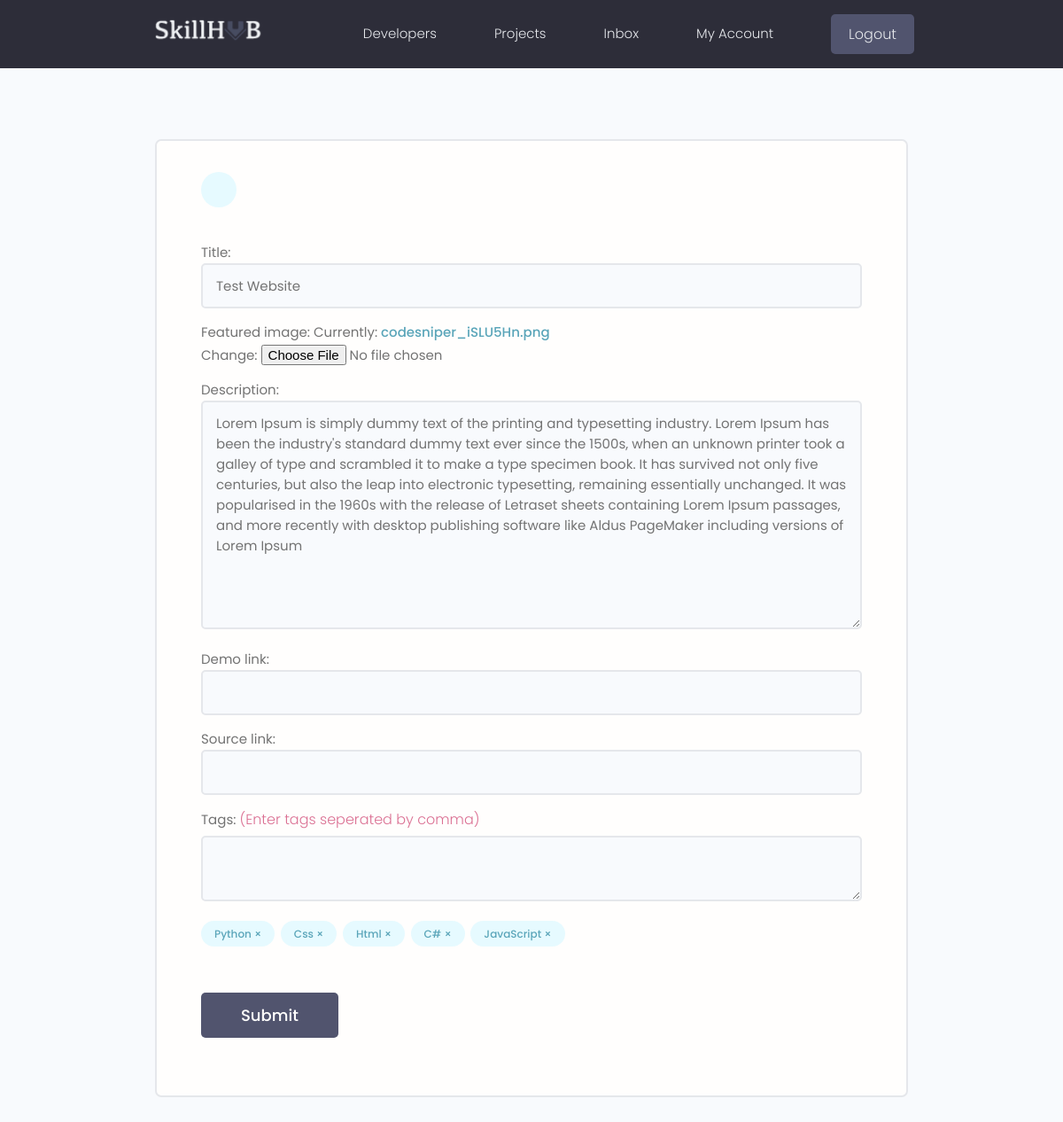
Screenshot of /projects/update-project/c0749a24-d0a7-4010-a4d8-ca9d80fa0cfc/ (signed in) with the database file from the repository.
### projects/models.py (models this page shows, shortened)
class Project(models.Model):
    owner=models.ForeignKey(Profile,blank=True,null=True,on_delete=models.CASCADE)
    title=models.CharField(max_length=200)
    description=models.TextField(null=True,blank=True)
    featured_image=models.ImageField(null=False,blank=False,default='default.jpg')
    tags=models.ManyToManyField('Tag',blank=True)
    demo_link=models.CharField(max_length=2000,null=True,blank=True)
    source_link=models.CharField(max_length=2000,null=True,blank=True)
    vote_total=models.IntegerField(default=0,blank=True,null=True)
    vote_ratio=models.IntegerField(default=0,blank=True,null=True)
    created=models.DateTimeField(auto_now_add=True)
    id=models.UUIDField(default=uuid.uuid4,unique=True,primary_key=True,editable=False)
    class Meta:
        ordering=['-vote_ratio','-vote_total','-created']

class Tag(models.Model):
    name=models.CharField(max_length=100)
    created=models.DateTimeField(auto_now_add=True)
    id=models.UUIDField(default=uuid.uuid4,unique=True,primary_key=True,editable=False)

### projects/views.py (the view, shortened to what this page needs)
# urls.py: path('update-project/<str:pk>/',views.update_project,name='update-project'),
@login_required(login_url='login')
def update_project(request,pk):
    profile=request.user.profile
    project=profile.project_set.get(id=pk)
    form=ProjectFrom(instance=project)
    context={'form':form,'project':project}
    return render(request,'projects/form_template.html',context)

### projects/forms.py
class ProjectFrom(ModelForm):
    class Meta:
        model=Project
        fields=['title','featured_image','description','demo_link','source_link',]
        widgets={
            'tags':forms.CheckboxSelectMultiple()
            }
    def __init__(self,*args,**kwargs):
        super(ProjectFrom,self).__init__(*args,**kwargs)
        self.fields['title'].widget.attrs.update({'class':'input input--text'})
        self.fields['featured_image'].widget.attrs.update({'class':'input'})
        self.fields['description'].widget.attrs.update({'class':'input input--text'})
        self.fields['demo_link'].widget.attrs.update({'class':'input input--text'})
        self.fields['source_link'].widget.attrs.update({'class':'input input--text'})

### projects/templates/projects/form_template.html (shortened to what this page needs)
{% extends 'main.html' %}
{% block content %}
    <main class="formPage my-xl">
        <div class="content-box">
            <div class="formWrapper">
                <a class="backButton" href="{% url 'my-account' %}"></a>
                <br>
                <form class="form" method="POST" action="" enctype="multipart/form-data">
                    {% for field in form %}
                    <div class="form__field">
                        {{field.label}}:
                        {{field}}
                    </div>
                    {% endfor %}
                    <div class="form__field">
                        <label>Tags: <span style="color: palevioletred;">(Enter tags seperated by comma)</span></label>
                        <textarea class="input" name="newtags" ></textarea>
                    </div>
                    <div class="form__field">
                        {% for tag in project.tags.all %}
                        <div class="project-tag tag tag--pill tag--main" data-tag="{{tag.id}}" data-project="{{project.id}}">{{tag.name}} &#215</div>
                        {% endfor %}
                    </div>
                    <input class="btn btn--sub btn--lg  my-md" type="submit" value="Submit" />
                </form>
            </div>
        </div>
    </main>
{% endblock %}

### static/styles/app.css (style rules this page uses)
:root { --color-sub: #2d2d39; }
.btn--sub { background-color: var(--color-sub-light); }
.content-box { width: 95%; max-width: 85rem; margin: 0 auto; }
.backButton { background: var(--color-main-light); color: var(--color-main); width: 4rem; height: 4rem; display: flex; align-items: center; justify-content: center; border-radius: 50%; }
.formPage .formWrapper { list-style: none; background: var(--color-white); padding: 3.5rem 5rem; border: 2px solid var(--color-light); border-radius: 0.7rem; }

### static/uikit/styles/modules/_variables.css (style rules this page uses)
:root { --color-main: #5aa5b9; --color-main-light: #e6faff; --color-sub: #3f4156; --color-sub-light: #51546e; --color-sub-lighter: #ededfd; --color-text: #737373; --color-gray: #8b8b8b; --color-light: #e5e7eb; --color-light-gray: #767676; --color-bg: #f8fafd; --color-white: #fffefd; --color-white-light: #f3f3f3; --color-success: #359e64; --color-success-bg: #def8e8; --color-error: #fc4b0b; --color-error-bg: #fff2ee; --font-base: 'Poppins', arial, helvetica, 'Segoe UI', roboto, ubuntu, sans-serif; --font-monospace: 'Fira Code', 'Courier New', courier, monospace; --font-regular: 300; --font-medium: 500; --font-bold: 700; --generic-shadow: 1px 1px 5px #00000010; --generic-transition: all 0.3s ease-in-out; }

### static/uikit/styles/modules/_base.css (style rules this page uses)
* { margin: 0; padding: 0; box-sizing: border-box; text-rendering: optimizeLegibility; color: inherit; font-size: inherit; }
html { font-size: 50%; }
@media only screen and (min-width: 480px) { html { font-size: 56.25%; } }
@media only screen and (min-width: 1200px) { html { font-size: 62.5%; } }
body { line-height: 1.6; font-weight: 400; font-size: 1.5rem; color: var(--color-text); background-color: var(--color-bg); min-height: 100vh; }

### static/uikit/styles/modules/_typography.css (style rules this page uses)
* { font-family: var(--font-base); }
p, span, strong { font-size: 1.6rem; color: var(--color-text); font-weight: var(--font-regular); }
a { padding-bottom: 2px; text-decoration: none; display: inline-block; color: var(--color-main); font-weight: var(--font-medium); }

### static/uikit/styles/modules/_utilities.css (style rules this page uses)
.my-md { margin: 3rem auto; }
.my-xl { margin: 8rem auto; }

### static/uikit/styles/modules/_button.css (style rules this page uses)
.btn { display: inline-block; position: relative; cursor: pointer; background-color: var(--color-light); font-weight: var(--font-medium); color: var(--color-sub); text-decoration: none; padding: 1rem 2rem; border-radius: 0.5rem; border: none; width: -webkit-fit-content; width: -moz-fit-content; width: fit-content; height: -webkit-fit-content; height: -moz-fit-content; height: fit-content; font-size: 1.6rem; outline-width: 0; outline-color: transparent; -webkit-backface-visibility: hidden; backface-visibility: hidden; transition: all 0.3s ease-in-out; }
.btn--sub { background-color: var(--color-sub); color: var(--color-white); }
.btn--lg { font-size: 1.8rem; padding: 1.2rem 4.5rem; }

### static/uikit/styles/modules/_form.css (style rules this page uses)
.form { display: block; }
.form__field { margin-top: 1.5rem; margin-bottom: 1.5rem; }
.form__label, .form__field > label { display: block; margin-bottom: 0.5rem; color: var(--color-text); }
input.input[type='text'], input.input[type='email'], input.input[type='password'], input.input[type='number'], textarea.input { min-width: 24rem; width: 100%; padding: 1.2rem 1.5rem; border-radius: 0.5rem; border: 2px solid var(--color-light); transition: all 0.3s ease-in-out; background-color: var(--color-bg); }

### static/uikit/styles/modules/_tag.css (style rules this page uses)
.tag { display: inline-flex; align-items: center; background-color: var(--color-sub); height: -webkit-fit-content; height: -moz-fit-content; height: fit-content; width: -webkit-fit-content; width: -moz-fit-content; width: fit-content; border-radius: 0.5rem; padding: 0.5rem 1.5rem; font-size: 1.2rem; cursor: pointer; }
.tag:not(:last-child) { margin-right: 0.25rem; margin-bottom: 0.75rem; }
.tag--pill { border-radius: 5rem; }
.tag--main, .tag--main > small { background: var(--color-main-light); color: var(--color-main); font-weight: 500; }

### rows the page displays
Project: form "Test Website" "Lorem Ipsum is simply dummy text of the printing and typesetting industry. Lorem Ipsum has been the industry's standard dummy text ever since the 1500s, when an unknown printer took a galley of type and scrambled it to make a type specimen book. It has survived not only five centuries, but also the leap into electronic typesetting, remaining essentially unchanged. It was popularised in the 1960s with the release of Letraset sheets containing Lorem Ipsum passages, and more recently with desktop publishing software like Aldus PageMaker including versions of Lorem Ipsum"
Tag: name "Python"
Tag: name "Css"
Tag: name "Html"
Tag: name "C#"
Tag: name "JavaScript"

### other values shown
{{ field.label }} "Title" "Featured image" "Description" "Demo link" "Source link"
